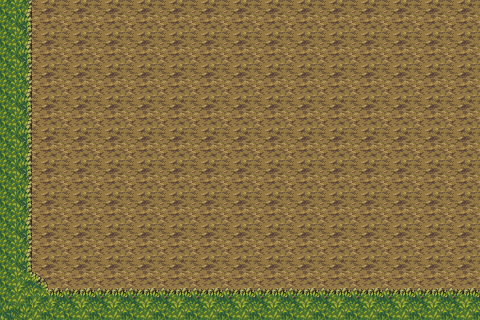

This game map was drawn from its Tiled (.tmx) file and the tilesets committed beside it. A one-line description and the full map source follow:
An orthogonal 30x20 tile map with 16x16 px tiles, 2 tile layers (ground_layer, wall_layer), 4 tilesets and 46 objects.

<map version="1.10" tiledversion="1.10.2" orientation="orthogonal" renderorder="right-down" width="30" height="20" tilewidth="16" tileheight="16" infinite="0" nextlayerid="6" nextobjectid="47">
 <editorsettings>
  <export target="1exits_map..tmj" format="json" />
 </editorsettings>
 <properties>
  <property name="entrance" value="true" />
  <property name="paths_allowed" value="ttff" />
 </properties>
 <tileset firstgid="1" source="../Tilesets/ground.tsx" />
 <tileset firstgid="121" source="../Tilesets/top.tsx" />
 <tileset firstgid="223" source="../Tilesets/cliff.tsx" />
 <tileset firstgid="343" source="../Tilesets/TestObjects.tsx" />
 <layer id="1" name="ground_layer" width="30" height="20">
  <properties>
   <property name="unity:SortingLayer" value="base_background" />
  </properties>
  <data encoding="csv">
81,82,81,82,81,82,81,82,81,82,81,82,81,82,81,82,81,82,81,82,81,82,81,82,81,82,81,82,81,82,
101,102,101,102,101,102,101,102,101,102,101,102,101,102,101,102,101,102,101,102,101,102,101,102,101,102,101,102,101,102,
81,82,81,82,81,82,81,82,81,82,81,82,81,82,81,82,81,82,81,82,81,82,81,82,81,82,81,82,81,82,
101,102,101,102,101,102,101,102,101,102,101,102,101,102,101,102,101,102,101,102,101,102,101,102,101,102,101,102,101,102,
81,82,81,82,81,82,81,82,81,82,81,82,81,82,81,82,81,82,81,82,81,82,81,82,81,82,81,82,81,82,
101,102,101,102,101,102,101,102,101,102,101,102,101,102,101,102,101,102,101,102,101,102,101,102,101,102,101,102,101,102,
81,82,81,82,81,82,81,82,81,82,81,82,81,82,81,82,81,82,81,82,81,82,81,82,81,82,81,82,81,82,
101,102,101,102,101,102,101,102,101,102,101,102,101,102,101,102,101,102,101,102,101,102,101,102,101,102,101,102,101,102,
81,82,81,82,81,82,81,82,81,82,81,82,81,82,81,82,81,82,81,82,81,82,81,82,81,82,81,82,81,82,
101,102,101,102,101,102,101,102,101,102,101,102,101,102,101,102,101,102,101,102,101,102,101,102,101,102,101,102,101,102,
81,82,81,82,81,82,81,82,81,82,81,82,81,82,81,82,81,82,81,82,81,82,81,82,81,82,81,82,81,82,
101,102,101,102,101,102,101,102,101,102,101,102,101,102,101,102,101,102,101,102,101,102,101,102,101,102,101,102,101,102,
81,82,81,82,81,82,81,82,81,82,81,82,81,82,81,82,81,82,81,82,81,82,81,82,81,82,81,82,81,82,
101,102,101,102,101,102,101,102,101,102,101,102,101,102,101,102,101,102,101,102,101,102,101,102,101,102,101,102,101,102,
81,82,81,82,81,82,81,82,81,82,81,82,81,82,81,82,81,82,81,82,81,82,81,82,81,82,81,82,81,82,
101,102,101,102,101,102,101,102,101,102,101,102,101,102,101,102,101,102,101,102,101,102,101,102,101,102,101,102,101,102,
81,82,81,82,81,82,81,82,81,82,81,82,81,82,81,82,81,82,81,82,81,82,81,82,81,82,81,82,81,82,
101,102,101,102,101,102,101,102,101,102,101,102,101,102,101,102,101,102,101,102,101,102,101,102,101,102,101,102,101,102,
22,82,81,82,81,82,81,82,81,82,81,82,81,82,81,82,81,82,81,82,81,82,81,82,81,82,81,82,81,82,
22,22,101,102,101,102,101,102,101,102,101,102,101,102,101,102,101,102,101,102,101,102,101,102,101,102,101,102,101,102
</data>
 </layer>
 <layer id="4" name="wall_layer" width="30" height="20">
  <properties>
   <property name="unity:SortingLayer" value="Player" />
   <property name="unity:SortingOrder" type="int" value="0" />
  </properties>
  <data encoding="csv">
1,248,0,0,0,0,0,0,0,0,0,0,0,0,0,0,0,0,0,0,0,0,0,0,0,0,0,0,0,0,
1,268,0,0,0,0,0,0,0,0,0,0,0,0,0,0,0,0,0,0,0,0,0,0,0,0,0,0,0,0,
1,248,0,0,0,0,0,0,0,0,0,0,0,0,0,0,0,0,0,0,0,0,0,0,0,0,0,0,0,0,
1,268,0,0,0,0,0,0,0,0,0,0,0,0,0,0,0,0,0,0,0,0,0,0,0,0,0,0,0,0,
1,248,0,0,0,0,0,0,0,0,0,0,0,0,0,0,0,0,0,0,0,0,0,0,0,0,0,0,0,0,
1,248,0,0,0,0,0,0,0,0,0,0,0,0,0,0,0,0,0,0,0,0,0,0,0,0,0,0,0,0,
1,268,0,0,0,0,0,0,0,0,0,0,0,0,0,0,0,0,0,0,0,0,0,0,0,0,0,0,0,0,
1,248,0,0,0,0,0,0,0,0,0,0,0,0,0,0,0,0,0,0,0,0,0,0,0,0,0,0,0,0,
1,268,0,0,0,0,0,0,0,0,0,0,0,0,0,0,0,0,0,0,0,0,0,0,0,0,0,0,0,0,
1,248,0,0,0,0,0,0,0,0,0,0,0,0,0,0,0,0,0,0,0,0,0,0,0,0,0,0,0,0,
1,268,0,0,0,0,0,0,0,0,0,0,0,0,0,0,0,0,0,0,0,0,0,0,0,0,0,0,0,0,
1,248,0,0,0,0,0,0,0,0,0,0,0,0,0,0,0,0,0,0,0,0,0,0,0,0,0,0,0,0,
1,268,0,0,0,0,0,0,0,0,0,0,0,0,0,0,0,0,0,0,0,0,0,0,0,0,0,0,0,0,
1,248,0,0,0,0,0,0,0,0,0,0,0,0,0,0,0,0,0,0,0,0,0,0,0,0,0,0,0,0,
1,268,0,0,0,0,0,0,0,0,0,0,0,0,0,0,0,0,0,0,0,0,0,0,0,0,0,0,0,0,
1,248,0,0,0,0,0,0,0,0,0,0,0,0,0,0,0,0,0,0,0,0,0,0,0,0,0,0,0,0,
1,268,0,0,0,0,0,0,0,0,0,0,0,0,0,0,0,0,0,0,0,0,0,0,0,0,0,0,0,0,
1,228,226,0,0,0,0,0,0,0,0,0,0,0,0,0,0,0,0,0,0,0,0,0,0,0,0,0,0,0,
1,2,228,225,224,225,224,225,224,225,224,225,224,225,224,225,224,225,224,225,224,225,224,225,224,225,224,225,224,225,
21,22,2,1,1,2,1,2,1,2,1,2,1,2,1,2,1,2,1,2,1,2,1,2,1,2,1,2,1,2
</data>
 </layer>
 <objectgroup id="5" name="GameObjects">
  <properties>
   <property name="unity:SortingLayer" value="Player" />
   <property name="unity:SortingOrder" type="int" value="0" />
  </properties>
  <object id="1" gid="353" x="107" y="88" width="80" height="96" />
  <object id="2" gid="349" x="160" y="240" width="16" height="16" />
  <object id="3" gid="349" x="144.5" y="256" width="16" height="16" />
  <object id="4" gid="349" x="128" y="240.5" width="16" height="16" />
  <object id="5" gid="349" x="96" y="256" width="16" height="16" />
  <object id="6" gid="349" x="80" y="240.5" width="16" height="16" />
  <object id="7" gid="349" x="176.5" y="63.5" width="16" height="16" />
  <object id="8" gid="349" x="400" y="224" width="16" height="16" />
  <object id="9" gid="349" x="416" y="208" width="16" height="16" />
  <object id="10" gid="349" x="432" y="176" width="16" height="16" />
  <object id="11" gid="349" x="447.333" y="191.333" width="16" height="16" />
  <object id="12" gid="349" x="416" y="240" width="16" height="16" />
  <object id="13" gid="349" x="432" y="223.333" width="16" height="16" />
  <object id="14" gid="349" x="384.667" y="240" width="16" height="16" />
  <object id="15" gid="355" x="384" y="256" width="16" height="16" />
  <object id="16" gid="355" x="448" y="224" width="16" height="16" />
  <object id="17" gid="355" x="448" y="256" width="16" height="16" />
  <object id="18" gid="355" x="192" y="272" width="16" height="16" />
  <object id="19" gid="355" x="176" y="256" width="16" height="16" />
  <object id="20" gid="355" x="128" y="272" width="16" height="16" />
  <object id="21" gid="355" x="112" y="256" width="16" height="16" />
  <object id="22" gid="355" x="64" y="224" width="16" height="16" />
  <object id="23" gid="355" x="48" y="240" width="16" height="16" />
  <object id="24" gid="355" x="48" y="208" width="16" height="16" />
  <object id="25" gid="355" x="48" y="112" width="16" height="16" />
  <object id="26" gid="355" x="48" y="80" width="16" height="16" />
  <object id="27" gid="352" x="96" y="272" width="16" height="16" />
  <object id="28" gid="352" x="416" y="272" width="16" height="16" />
  <object id="29" gid="349" x="384" y="80" width="16" height="16" />
  <object id="30" gid="349" x="400" y="96" width="16" height="16" />
  <object id="31" gid="349" x="416" y="80" width="16" height="16" />
  <object id="32" gid="355" x="448" y="80" width="16" height="16" />
  <object id="33" gid="352" x="240" y="48" width="16" height="16" />
  <object id="34" gid="347" x="160" y="272" width="16" height="16" />
  <object id="35" gid="347" x="368" y="288" width="16" height="16" />
  <object id="36" gid="348" x="368" y="272" width="16" height="16" />
  <object id="37" gid="352" x="336" y="32" width="16" height="16" />
  <object id="38" gid="355" x="448" y="80" width="16" height="16" />
  <object id="39" gid="355" x="464" y="64" width="16" height="16" />
  <object id="40" gid="355" x="464" y="96" width="16" height="16" />
  <object id="41" gid="355" x="464" y="112" width="16" height="16" />
  <object id="42" gid="355" x="464" y="208" width="16" height="16" />
  <object id="43" gid="355" x="448" y="224" width="16" height="16" />
  <object id="44" gid="355" x="464" y="240" width="16" height="16" />
  <object id="45" gid="355" x="448" y="256" width="16" height="16" />
  <object id="46" gid="353" x="368" y="64" width="80" height="96" />
 </objectgroup>
</map>